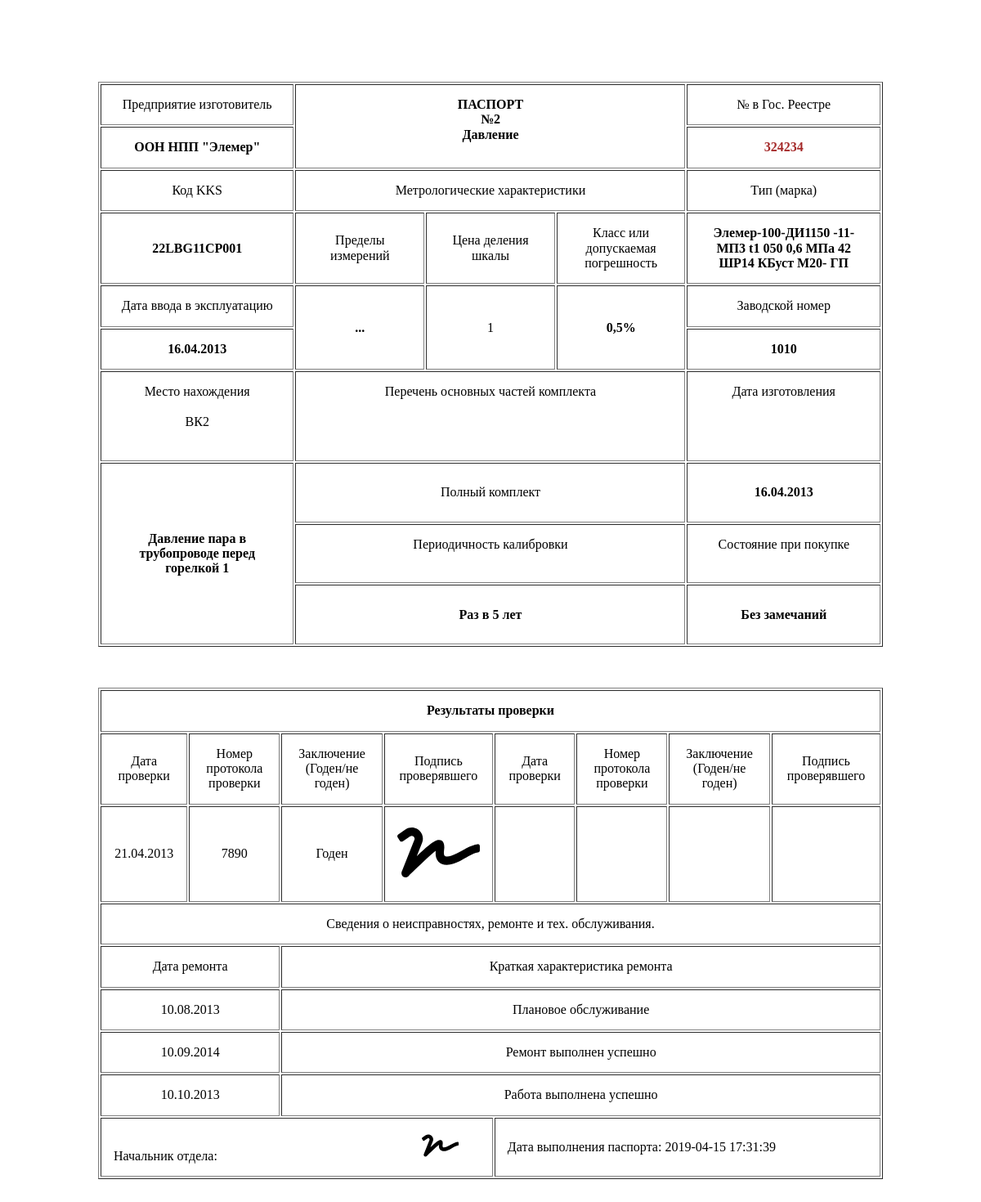
Before: /pages/password.php?id=2 with the older database file.
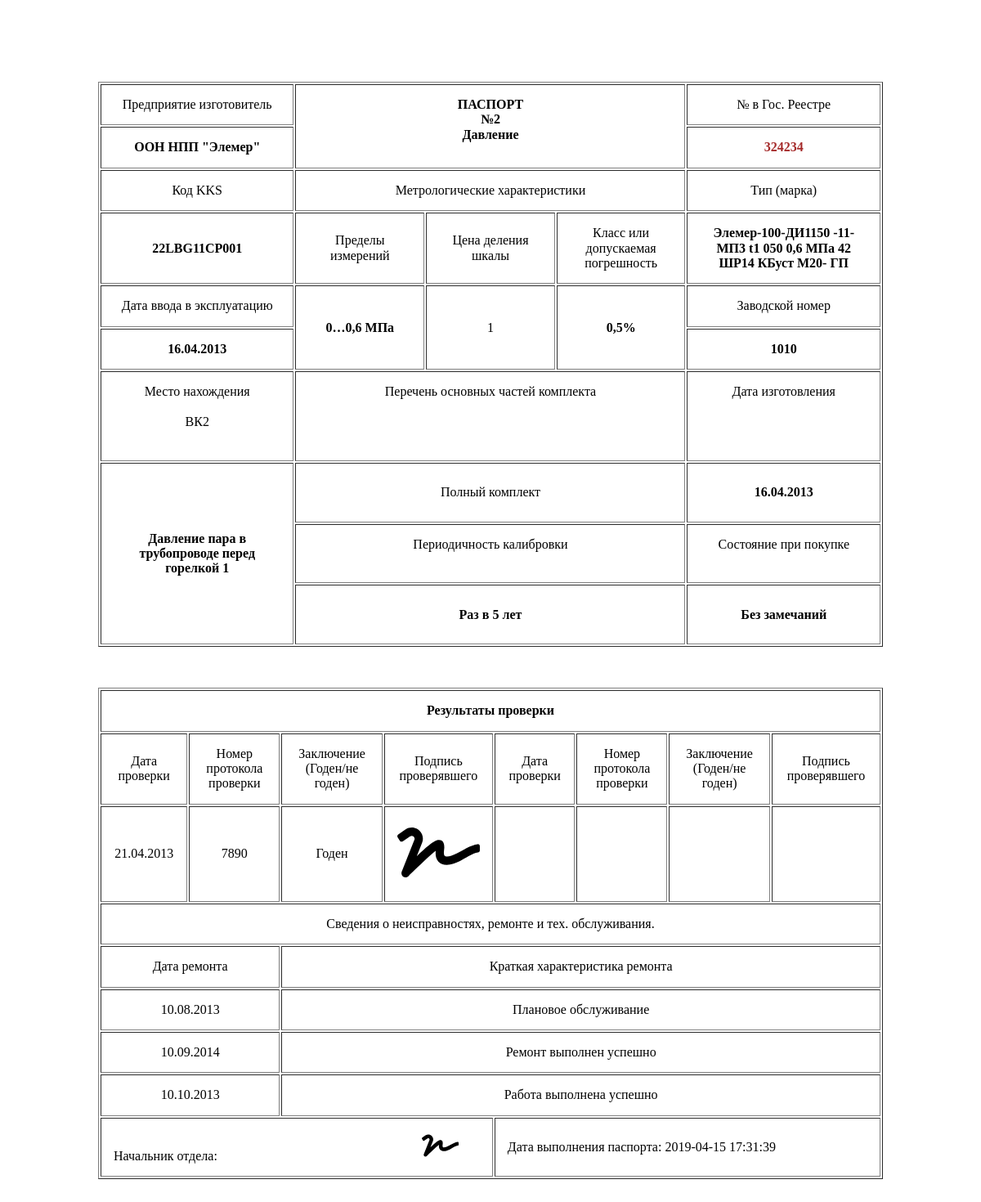
After: the same page with the newer database file.
### tables this page shows
CREATE TABLE `detector` (
  `id` int(11) NOT NULL,
  `KKS` varchar(50) DEFAULT 'Параметр не задан' COMMENT 'Код KKS датчика',
  `installation` varchar(50) DEFAULT NULL COMMENT 'Оборудование',
  `Parameter name` varchar(50) DEFAULT NULL COMMENT 'Полное имя параметра',
  `Factory number` varchar(50) DEFAULT 'Параметр не задан' COMMENT 'Зав Номер',
  `Sensor type` varchar(250) DEFAULT 'Параметр не задан' COMMENT 'Тип датчика',
  `PI scheme` varchar(250) DEFAULT 'Параметр не задан' COMMENT 'ПИ-схема',
  `External wiring diagram` varchar(250) DEFAULT 'Параметр не задан' COMMENT 'Схема подключения внешних проводок',
  `layout plan` varchar(250) DEFAULT 'Параметр не задан' COMMENT 'План расположения',
  `Installation drawing` varchar(250) DEFAULT 'Параметр не задан' COMMENT 'Установочный чертеж',
  `Commissioning date` varchar(250) DEFAULT 'Параметр не задан' COMMENT 'Дата ввода в эксплуатацию',
  `Previous calibration` varchar(250) DEFAULT 'Параметр не задан' COMMENT 'Предыдущая поверка',
  `Verification Protocol Number` varchar(250) DEFAULT 'Параметр не задан' COMMENT 'Номер протокола поверки',
  ` Next verification` varchar(250) DEFAULT 'Параметр не задан' COMMENT 'Следующая поверка',
  `Unit parameter` varchar(50) DEFAULT 'Параметр не задан' COMMENT 'Ед парам',
  `Beginning of range` varchar(50) DEFAULT 'Параметр не задан' COMMENT 'Нач диап',
  `End of range` varchar(50) DEFAULT 'Параметр не задан' COMMENT 'Кон диап',
  `Intertesting interval` varchar(50) DEFAULT 'Параметр не задан' COMMENT 'Межповерочный интервал',
  `Measured parameter` varchar(50) DEFAULT 'Параметр не задан' COMMENT 'Измеряемый параметр',
  `Date of the last calibration check` varchar(50) DEFAULT 'Параметр не задан' COMMENT 'Дата последней поверки, калибровки',
  `Verification/Calibration` varchar(50) DEFAULT 'Параметр не задан' COMMENT 'Поверка/Калибровка',
  `Measuring range` varchar(50) DEFAULT 'Параметр не задан' COMMENT 'Диапазон измерений',
  `Класс точности` varchar(250) NOT NULL
);

### pages/password.php (the view, shortened to what this page needs)
<!DOCTYPE html>
<html lang="ru">
<head>
    <link rel="stylesheet" href="../css/normalize.css">
    <link rel="stylesheet" href="../css/card.css">
</head>
<body>
	<?php
		require_once "../php/connection.php";
		$id = $_GET['id'];
		$count = mysqli_query($connection, "SELECT * FROM `detector` WHERE `id` = '$id' ");
		while ($name =  mysqli_fetch_assoc($count)) {
	?>
<table  class="password" border="1" cellpadding="15" height="50px">
    <tr align="center" >
        <td>Предприятие изготовитель</td>
        <td colspan="3" rowspan="2" style="font-weight: 700; vertical-align: top;">ПАСПОРТ<br>№<?php echo $name['id'] ?><br> <?php echo $name['Measured parameter'] ?></td>
        <td style="vertical-align: top;">№ в Гос. Реестре</td>
    </tr>
    <tr align="center">
        <td style="font-weight: 700" >ООН НПП "Элемер"</td>
        <td style="font-weight: 700; color: brown">324234</td>
    </tr>
    <tr align="center"style="vertical-align: top;">
        <td>Код KKS</td>
        <td colspan="3">Метрологические характеристики</td>
        <td>Тип (марка)</td>
    </tr>
    <tr  align="center">
        <td width="24%" style="font-weight: 700"><?php echo $name['KKS'] ?></td>
        <td width="16%">Пределы измерений</td>
        <td width="16%">Цена деления шкалы</td>
        <td width="16%">Класс или допускаемая погрешность</td>
        <td width="24%" style="font-weight: 700"><?php echo $name['Sensor type'] ?></td>
    </tr>
    <tr  align="center">
         <td width="24%">Дата ввода в эксплуатацию</td>
         <td width="16%" rowspan="2" style="font-weight: 700"><?php echo $name['Measuring range'] ?></td>
         <td width="16%" rowspan="2">1</td>
         <td width="16%" rowspan="2" style="font-weight: 700" >0,5%</td>
         <td width="24%">Заводской номер</td>
    </tr>
    <tr  align="center">
         <td width="24%" style="font-weight: 700"><?php echo $name['Commissioning date'] ?></td>
         <td width="24%" style="font-weight: 700"><?php echo $name['Factory number'] ?></td>
    </tr>
    <tr align="center" height="110px" style="vertical-align: top;">
        <td>Место нахождения <br><br><?php echo $name['installation'] ?></td>
        <td colspan="3">Перечень основных частей комплекта</td>
        <td>Дата изготовления</td>
    </tr>
    <tr align="center">
        <td rowspan="3" height="190px" style="font-weight: 700"><?php echo $name['Parameter name'] ?></td>
        <td colspan="3">Полный комплект</td>
        <td style="font-weight: 700"><?php echo $name['Commissioning date'] ?></td>
    </tr>
    <tr  align="center" style="vertical-align: top;">
            <td colspan="3" >Периодичность калибровки</td>
            <td>Состояние при покупке</td>
    </tr>
     <tr  align="center">
            <td colspan="3" style="font-weight: 700">Раз в 5 лет</td>
            <td style="font-weight: 700">Без замечаний</td>
    </tr>
</table>
<table class="password1" border="1" cellpadding="15" height="50px" style="margin-top: 50px;">
        <tr align="center" >
            <td colspan="8" style="font-weight: 700">Результаты проверки</td>
        </tr>
        <tr align="center">
            <td>Дата проверки</td>
            <td>Номер протокола проверки</td>
            <td>Заключение (Годен/не годен)</td>
            <td>Подпись проверявшего</td>
            <td>Дата проверки</td>
            <td>Номер протокола проверки</td>
            <td>Заключение (Годен/не годен)</td>
            <td>Подпись проверявшего</td>
        </tr>
        <tr align="center">
            <td><?php echo $name['Previous calibration'] ?></td>
            <td><?php echo $name['Verification Protocol Number'] ?></td>
            <td>Годен</td>
            <td> <img src = "../img/signa.svg"> </td>
            <td></td>
            <td></td>
            <td></td>
            <td></td>
        </tr>
        <tr align="center">
            <td colspan="8">Сведения о неисправностях, ремонте и тех. обслуживания.</td>
        </tr>
        <tr align="center">
            <td colspan="2">Дата ремонта</td>
            <td colspan="6">Краткая характеристика ремонта</td>
        </tr>
        <tr align="center">
            <td colspan="2">10.08.2013</td>
            <td colspan="6">Плановое обслуживание</td>
        </tr>
        <tr align="center">
            <td colspan="2">10.09.2014</td>
            <td colspan="6">Ремонт выполнен успешно</td>
        </tr>
        <tr align="center">
            <td colspan="2">10.10.2013</td>
            <td colspan="6">Работа выполнена успешно</td>
        </tr>
        <tr>
            <td colspan="4">Начальник отдела:<img src = "../img/signa.svg" style=" width: 10%; margin-left: 250px;" ></td>
            <td colspan="4">Дата выполнения паспорта: <?php echo  date("Y-m-d H:i:s") ?></td>
        </tr>
    </table>
    <?php
        }
    ?>
</body>
</html>

Changed rows visible on the page:
changed detector "Давление": Measuring range "..." → "0…0,6 МПа"
